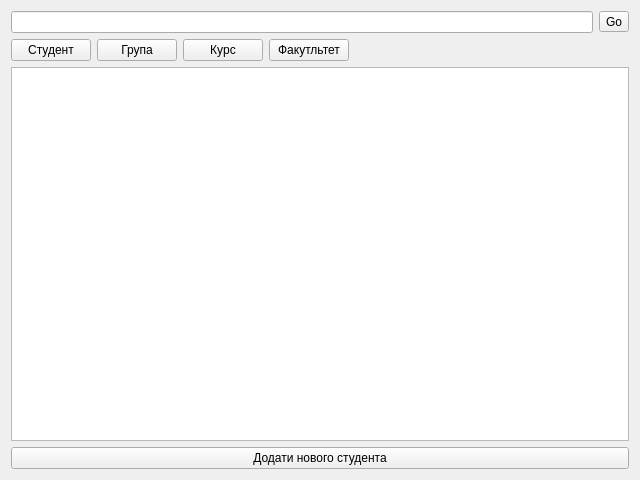
<?xml version="1.0" encoding="UTF-8"?>
<ui version="4.0">
 <class>StudentDisplay</class>
 <widget class="QWidget" name="StudentDisplay">
  <property name="geometry">
   <rect>
    <x>0</x>
    <y>0</y>
    <width>640</width>
    <height>480</height>
   </rect>
  </property>
  <property name="windowTitle">
   <string>Form</string>
  </property>
  <layout class="QGridLayout" name="gridLayout">
   <item row="0" column="0">
    <layout class="QGridLayout" name="gridLayout_2">
     <item row="0" column="0">
      <widget class="QLineEdit" name="lineEdit"/>
     </item>
     <item row="1" column="0">
      <layout class="QHBoxLayout" name="horizontalLayout">
       <item>
        <widget class="QPushButton" name="pushButton_2">
         <property name="text">
          <string>Студент</string>
         </property>
        </widget>
       </item>
       <item>
        <widget class="QPushButton" name="pushButton">
         <property name="text">
          <string>Група</string>
         </property>
        </widget>
       </item>
       <item>
        <widget class="QPushButton" name="pushButton_3">
         <property name="text">
          <string>Курс</string>
         </property>
        </widget>
       </item>
       <item>
        <widget class="QPushButton" name="pushButton_4">
         <property name="text">
          <string>Факутльтет</string>
         </property>
        </widget>
       </item>
       <item>
        <spacer name="horizontalSpacer">
         <property name="orientation">
          <enum>Qt::Horizontal</enum>
         </property>
         <property name="sizeHint" stdset="0">
          <size>
           <width>40</width>
           <height>20</height>
          </size>
         </property>
        </spacer>
       </item>
      </layout>
     </item>
     <item row="0" column="1">
      <widget class="QToolButton" name="toolButton">
       <property name="text">
        <string>Go</string>
       </property>
      </widget>
     </item>
    </layout>
   </item>
   <item row="3" column="0">
    <widget class="QPushButton" name="addstudentBtn">
     <property name="text">
      <string>Додати нового студента</string>
     </property>
    </widget>
   </item>
   <item row="2" column="0">
    <widget class="QTableView" name="students">
     <property name="sizePolicy">
      <sizepolicy hsizetype="Expanding" vsizetype="Expanding">
       <horstretch>0</horstretch>
       <verstretch>0</verstretch>
      </sizepolicy>
     </property>
     <property name="editTriggers">
      <set>QAbstractItemView::DoubleClicked</set>
     </property>
     <property name="showDropIndicator" stdset="0">
      <bool>false</bool>
     </property>
     <property name="dragEnabled">
      <bool>false</bool>
     </property>
     <property name="dragDropOverwriteMode">
      <bool>false</bool>
     </property>
     <property name="dragDropMode">
      <enum>QAbstractItemView::NoDragDrop</enum>
     </property>
     <property name="defaultDropAction">
      <enum>Qt::IgnoreAction</enum>
     </property>
     <property name="alternatingRowColors">
      <bool>true</bool>
     </property>
     <property name="selectionMode">
      <enum>QAbstractItemView::SingleSelection</enum>
     </property>
     <property name="selectionBehavior">
      <enum>QAbstractItemView::SelectItems</enum>
     </property>
     <property name="textElideMode">
      <enum>Qt::ElideLeft</enum>
     </property>
     <property name="gridStyle">
      <enum>Qt::DashLine</enum>
     </property>
     <property name="sortingEnabled">
      <bool>true</bool>
     </property>
     <property name="cornerButtonEnabled">
      <bool>true</bool>
     </property>
     <attribute name="horizontalHeaderCascadingSectionResizes">
      <bool>true</bool>
     </attribute>
     <attribute name="verticalHeaderCascadingSectionResizes">
      <bool>true</bool>
     </attribute>
    </widget>
   </item>
  </layout>
 </widget>
 <resources/>
 <connections/>
</ui>
